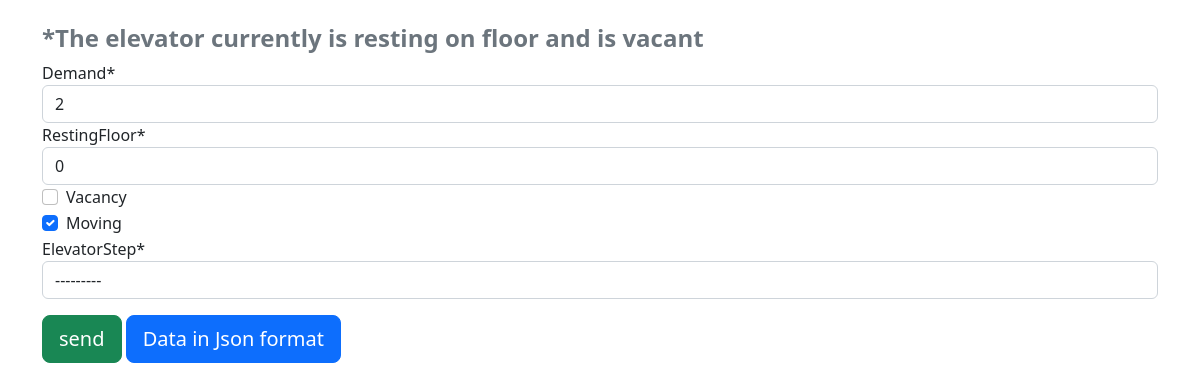
Page /update/41 on the committed database.
### db_app/models.py (models this page shows, shortened)
class elevatorModel(models.Model):
    demand = models.CharField(max_length=200)
    restingFloor = models.CharField(max_length=200, default=0)
    vacancy = models.BooleanField(default=True)
    moving = models.BooleanField(default=True)
    elevatorStep = models.CharField(max_length=200, choices=stepType)
    updated = models.DateTimeField(auto_now=True) #takes a snapshot everytime the field is updated
    created = models.DateTimeField(auto_now_add=True) #takes a snapshot when the table is created

### db_app/views.py (the view)
# urls.py: path('update/<str:id>', views.update_elevator, name='update'),
def update_elevator(request, id):
    demand = get_object_or_404(elevatorModel, pk=id)
    elevator_form = updateElevatorForm(request.POST or None, instance=demand)
    if request.method == 'POST' and elevator_form.is_valid():
        elevator_form.save()
        return redirect('elevator')
    context = {'elevator_form':elevator_form}
    return render(request, 'db_app/elevator.html', context)

### db_app/forms.py
class updateElevatorForm(ModelForm):
    class Meta:
        model = elevatorModel
        fields = '__all__'

### db_app/templates/db_app/elevator.html (shortened to what this page needs)
{% load crispy_forms_tags %}
<!DOCTYPE html>
<html lang="en">
<head>
    <link href="https://cdn.jsdelivr.net/npm/bootstrap@5.2.3/dist/css/bootstrap.min.css" rel="stylesheet">
</head>
<body>
    {% if not demands_data %}
    <section class="p-4">
        <div class="container">
            <p class="text-muted fw-bold h4">*The elevator currently is resting on floor {{ all_demands.last.restingFloor }} and is vacant</p>
            <form method="POST" enctype="multipart/form-data">
                {{ elevator_form|crispy }}
                <div class="form-group py-3">
                    <button type="submit" class="btn btn-lg btn-success">send</button>
                    <a href="{% url 'demans-json' %}" class="btn btn-lg btn-primary">Data in Json format</a>
                </div>
            </form>
        </div>
    </section>
    {% endif %}
</body>
</html>

### rows in the picture
elevatorModel: demand "2", restingFloor "0", moving "☑", elevatorStep "---------"
